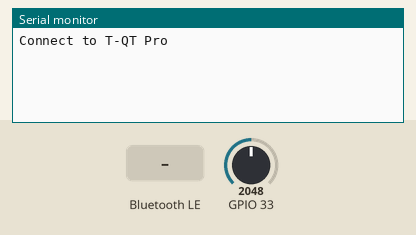
This sketch was run on a simulated ESP32. Shown: the last lines printed to the serial monitor. Inputs (shaded band) come from the test bench; at power-on: GPIO 33 = 2048. Random numbers use the default seed unless the sketch sets one; nothing arrives over Bluetooth unless stated; a phone connects over Bluetooth LE 3 s after start.

Above: at 2.2 s.
2.3 s: Bluetooth LE write "pair" received
At 2.6 s:
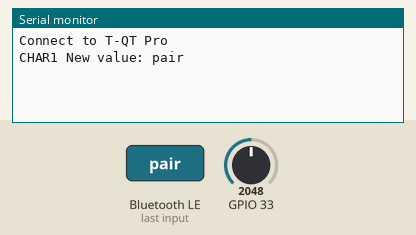
4.5 s: Bluetooth LE write "od" received
At 5.5 s:
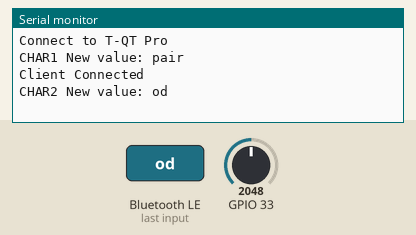
6.0 s: Bluetooth LE write "con" received
At 6.7 s:
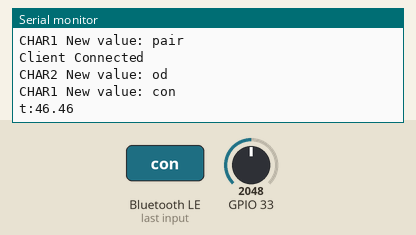
7.5 s: Bluetooth LE write "stop" received
At 7.9 s:
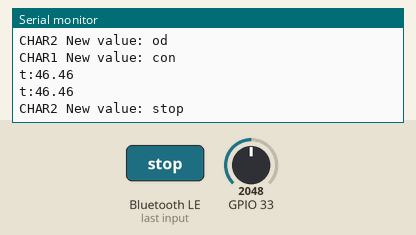
9.0 s: Bluetooth LE write "1" received
10.5 s: GPIO 33 set to 2866
At 11.7 s:
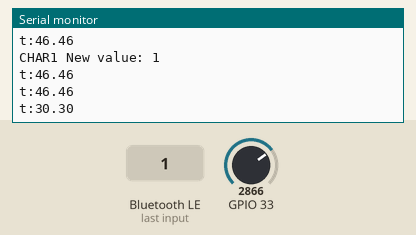

The sketch:

Demo_code.ino
```cpp
#include <BLEDevice.h>
#include <BLEServer.h>


#define SERVICE_UUID "4fafc201-1fb5-459e-8fcc-c5c9c331914b"
#define CHARACTERISTIC_UUID "beb5483e-36e1-4688-b7f5-ea07361b26a8"
#define CHARACTERISTIC2_UUID "beb5483e-36e1-4688-b7f5-ea07361b26a9"

BLEServer* pServer = NULL;
BLECharacteristic* pCharacteristic = NULL;
BLECharacteristic* pCharacteristic2 = NULL;
bool deviceConnected = false;
bool continious = false;

String receivedData, receivedData2;
String sendData;

unsigned long generateRealRandom(int min, int max) {
  randomSeed(analogRead(A5));
  uint64_t realRandom = random(1, 10) + random(1, 100) + random(1, 1000) + random(1, 10000);
  realRandom %= (max - min);
  realRandom += min;
  return realRandom;
}

float generateFloatRandom(int min, int max) {
  return (generateRealRandom(min, max) + (generateRealRandom(0, 100) / 100.00));
}


class MyServerCallbacks : public BLEServerCallbacks {
  void onConnect(BLEServer* pServer) {
    Serial.println("Client Connected");
    deviceConnected = true;
  };

  void onDisconnect(BLEServer* pServer) {
    Serial.println("Client disConnected");
    deviceConnected = false;
    pServer->startAdvertising();
  }
};

class MyCallbacks : public BLECharacteristicCallbacks {
  void onWrite(BLECharacteristic* pCharacteristic) {
    std::string value = pCharacteristic->getValue();
    receivedData = "";
    if (value.length() > 0) {
      for (int i = 0; i < value.length(); i++) {
        receivedData += value[i];
      }
      Serial.print("CHAR1 New value: ");
      Serial.println(receivedData);
      if (receivedData == "pair") {
        pCharacteristic->setValue("t:pair");  // sending from esp32
        pCharacteristic->notify();
      } else if (receivedData == "od") {
        float t = generateFloatRandom(25, 50);
        String d = "t:" + (String)t;
        pCharacteristic->setValue(d.c_str());  // sending from esp32
        pCharacteristic->notify();
      } else if (receivedData == "con") {
        continious = true;
      } else if (receivedData == "stop") {
        continious = false;
      }
    }
  }
};

class MyCallbacks2 : public BLECharacteristicCallbacks {
  void onWrite(BLECharacteristic* pCharacteristic) {
    std::string value = pCharacteristic->getValue();
    receivedData2 = "";
    if (value.length() > 0) {
      for (int i = 0; i < value.length(); i++) {
        receivedData2 += value[i];
      }
      Serial.print("CHAR2 New value: ");
      Serial.println(receivedData2);
    }
  }
};


void setup() {
  Serial.begin(115200);
  Serial.println("Connect to T-QT Pro");

  BLEDevice::init("Bluno");
  pServer = BLEDevice::createServer();
  pServer->setCallbacks(new MyServerCallbacks());

  BLEService* pService = pServer->createService(SERVICE_UUID);

  pCharacteristic = pService->createCharacteristic(
    CHARACTERISTIC_UUID,
    BLECharacteristic::PROPERTY_READ | BLECharacteristic::PROPERTY_WRITE | BLECharacteristic::PROPERTY_NOTIFY);

  pCharacteristic->setCallbacks(new MyCallbacks());

  pCharacteristic2 = pService->createCharacteristic(
    CHARACTERISTIC2_UUID,
    BLECharacteristic::PROPERTY_READ | BLECharacteristic::PROPERTY_WRITE | BLECharacteristic::PROPERTY_NOTIFY);

  pCharacteristic2->setCallbacks(new MyCallbacks2());

  pService->start();

  pServer->getAdvertising()->addServiceUUID(pService->getUUID());
  pServer->getAdvertising()->start();

  delay(1000);
}

void loop() {
  while (continious) {
    float t = generateFloatRandom(25, 50);
    String d = "t:" + (String)t;
    Serial.println(d);
    pCharacteristic->setValue(d.c_str());  // sending from esp32
    pCharacteristic->notify();
    delay(1000);
  }
  delay(1000);
}
```

Measured:
- after the input at 2.3 s, the serial monitor: prints a new line at once (image 1)
- after the input at 4.5 s, the serial monitor: prints a new line at once (image 2)
- after the input at 6.0 s, the serial monitor: prints a new line at once (image 3)
- after the input at 7.5 s, the serial monitor: prints a new line at once (image 4)
- after the input at 10.5 s, the serial monitor: prints a new line after 0.50 s (image 5)
